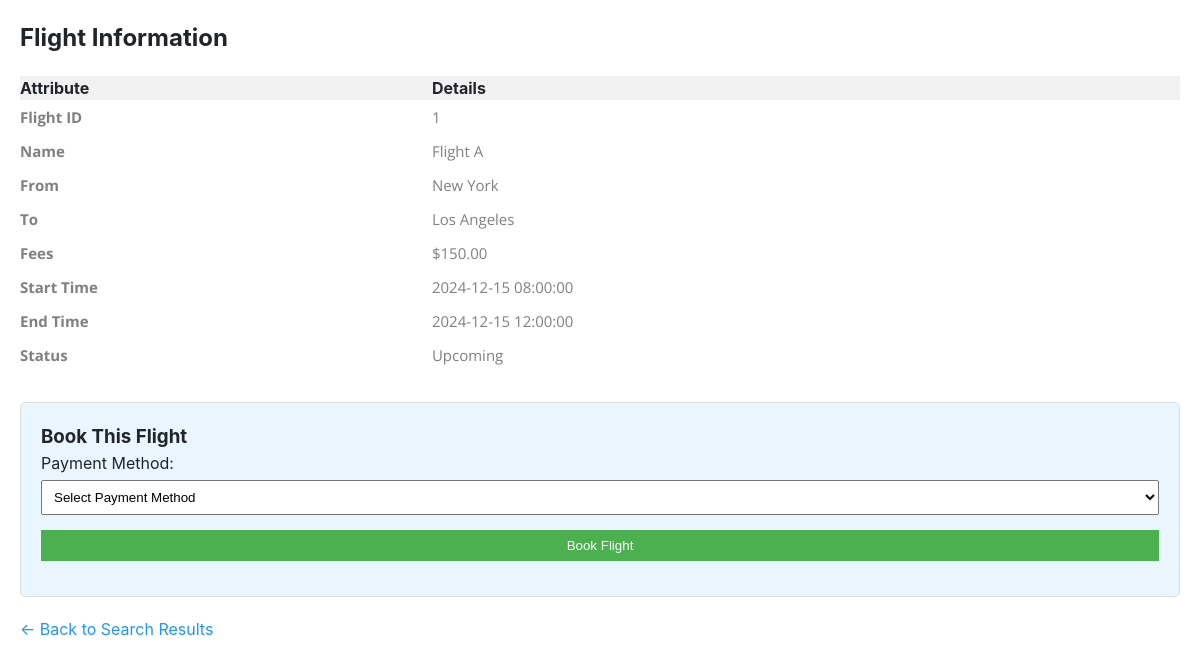
Page /php/controllers/user/flight_info.php?flight_id=1 (signed in) on the committed database.
### tables this page shows
CREATE TABLE `flights` (
  `flight_id` int(11) NOT NULL,
  `name` varchar(255) NOT NULL,
  `fees` decimal(10,2) NOT NULL,
  `start_time` datetime NOT NULL,
  `end_time` datetime NOT NULL,
  `completed` tinyint(1) DEFAULT 0,
  `capacity` int(11) NOT NULL DEFAULT 100,
  `company_id` int(11) NOT NULL,
  `max_passengers` int(11) NOT NULL,
  `flight_time` datetime NOT NULL,
  `from_location` varchar(255) NOT NULL,
  `to_location` varchar(255) NOT NULL
);

### php/controllers/user/flight_info.php (the view, shortened to what this page needs)
<?php
require_once '../../config/db_config.php';
$flight = null;
$errors = [];
if ($_SERVER["REQUEST_METHOD"] == "GET" && isset($_GET['flight_id'])) {
    $flight_id = intval($_GET['flight_id']);
    $flightSql = "SELECT flight_id, name, from_location, to_location, fees, start_time, end_time, completed FROM flights WHERE flight_id = ?";
    if ($stmt = $conn->prepare($flightSql)) {
        $stmt->bind_param("i", $flight_id);
        $stmt->execute();
        $result = $stmt->get_result();
        if ($result->num_rows === 1) {
            $flight = $result->fetch_assoc();
        } else {
            $errors[] = "Flight not found.";
        }
    } else {
        $errors[] = "Database error: Unable to prepare statement.";
    }
} else {
    $errors[] = "Invalid request.";
}
?>
<!DOCTYPE html>
<html lang="en">
<head>
    <link rel="stylesheet" href="../../../css/styles.css">
</head>
<body>
    <div class="limiter">
        <div class="container-table100">
            <div class="wrap-table100">
                <div class="table100">
                    <div class="container">
                        <h2>Flight Information</h2>
                        <?php if ($flight): ?>
                            <div class="flight-details">
                                <table>
                                    <thead>
                                        <tr>
                                            <th>Attribute</th>
                                            <th>Details</th>
                                        </tr>
                                    </thead>
                                    <tbody>
                                        <tr>
                                            <td data-label="Attribute"><strong>Flight ID</strong></td>
                                            <td data-label="Details"><?php echo htmlspecialchars($flight['flight_id']); ?></td>
                                        </tr>
                                        <tr>
                                            <td data-label="Attribute"><strong>Name</strong></td>
                                            <td data-label="Details"><?php echo htmlspecialchars($flight['name']); ?></td>
                                        </tr>
                                        <tr>
                                            <td data-label="Attribute"><strong>From</strong></td>
                                            <td data-label="Details"><?php echo htmlspecialchars($flight['from_location']); ?></td>
                                        </tr>
                                        <tr>
                                            <td data-label="Attribute"><strong>To</strong></td>
                                            <td data-label="Details"><?php echo htmlspecialchars($flight['to_location']); ?></td>
                                        </tr>
                                        <tr>
                                            <td data-label="Attribute"><strong>Fees</strong></td>
                                            <td data-label="Details">$<?php echo htmlspecialchars(number_format($flight['fees'], 2)); ?></td>
                                        </tr>
                                        <tr>
                                            <td data-label="Attribute"><strong>Start Time</strong></td>
                                            <td data-label="Details"><?php echo htmlspecialchars($flight['start_time']); ?></td>
                                        </tr>
                                        <tr>
                                            <td data-label="Attribute"><strong>End Time</strong></td>
                                            <td data-label="Details"><?php echo htmlspecialchars($flight['end_time']); ?></td>
                                        </tr>
                                        <tr>
                                            <td data-label="Attribute"><strong>Status</strong></td>
                                            <td data-label="Details"><?php echo ($flight['completed']) ? 'Completed' : 'Upcoming'; ?></td>
                                        </tr>
                                    </tbody>
                                </table>
                            </div>
                            <div class="book-section">
                                <h3>Book This Flight</h3>
                                <form method="POST" action="../controllers/user/book_flight.php">
                                    <?php if ($_SESSION['user_type'] === 'Passenger'): ?>
                                        <label for="payment_method">Payment Method:</label>
                                        <select name="payment_method" id="payment_method" required>
                                            <option value="" disabled selected>Select Payment Method</option>
                                        </select>
                                    <?php endif; ?>
                                    <input type="submit" value="Book Flight">
                                </form>
                            </div>
                        <?php endif; ?>
                        <a href="javascript:history.back()" class="back-link">← Back to Search Results</a>
                    </div>
                </div>
            </div>
        </div>
    </div>
</body>
</html>

### css/styles.css (style rules this page uses)
* { margin: 0; padding: 0; box-sizing: border-box; }
body, html { height: 100%; font-family: -apple-system, BlinkMacSystemFont, "Segoe UI", Roboto, "Helvetica Neue", Arial, sans-serif; font-size: 1rem; font-weight: 400; line-height: 1.5; color: #212529; background-color: #fff; }
.limiter { width: 100%; margin: 0 auto; padding: 20px; }
.container-table100 { width: 100%; overflow-x: auto; }
.wrap-table100 { width: 100%; overflow: hidden; }
.table100 { width: 100%; background: white; border-radius: 10px; overflow: hidden; position: relative; }
table { width: 100%; border-collapse: collapse; border-spacing: 0; }
table thead th { text-align: left; background-color: #f2f2f2; font-weight: bold; }
table tbody td { text-align: left; padding: 8px 0px; font-family: 'Open Sans', sans-serif; font-size: 15px; color: #808080; line-height: 1.2; }
.flight-details { margin-top: 20px; }
.book-section { margin-top: 30px; padding: 20px; border: 1px solid #ddd; border-radius: 5px; background-color: #e9f5ff; }
.book-section h3 { margin-top: 0; }
.book-section label { display: block; margin-bottom: 5px; }
.book-section select, .book-section input[type="submit"] { width: 100%; padding: 8px; margin-bottom: 15px; box-sizing: border-box; }
.book-section input[type="submit"] { background-color: #4CAF50; color: white; border: none; cursor: pointer; }
.back-link { margin-top: 20px; display: inline-block; text-decoration: none; color: #2196F3; }

### rows in the picture
flights: flight_id "1", name "Flight A", from_location "New York", to_location "Los Angeles", fees "150.00", start_time "2024-12-15 08:00:00", end_time "2024-12-15 12:00:00"
